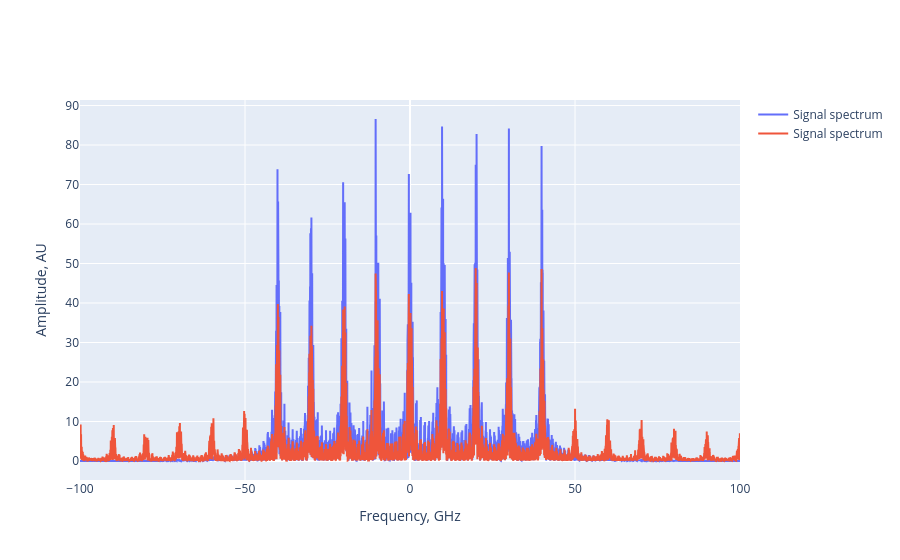

Notebook source saved alongside this figure:
### Code cell
fig = plot_spectrum(system.find_child("optical_multiplexer").output, None)
plot_spectrum(system.find_child("optical_fiber").output, fig)

### Figure 1 — Plotly figure (JSON) as saved in the notebook; plotly's stock layout.template omitted (floating-point values rounded to 4 significant figures; data arrays with more than 128 entries replaced by an {"elided": "..."} marker saying what was removed)
{"data": [{"name": "Signal spectrum", "type": "scatter", "x": {"elided": "20480 float values"}, "y": {"elided": "20480 float values"}}, {"name": "Signal spectrum", "type": "scatter", "x": {"elided": "20480 float values"}, "y": {"elided": "20480 float values"}}], "layout": {"autosize": true, "xaxis": {"autorange": true, "range": [-100.0, 99.99], "title": {"text": "Frequency, GHz"}, "type": "linear"}, "yaxis": {"autorange": true, "range": [-4.81, 91.4], "title": {"text": "Amplitude, AU"}, "type": "linear"}}}
